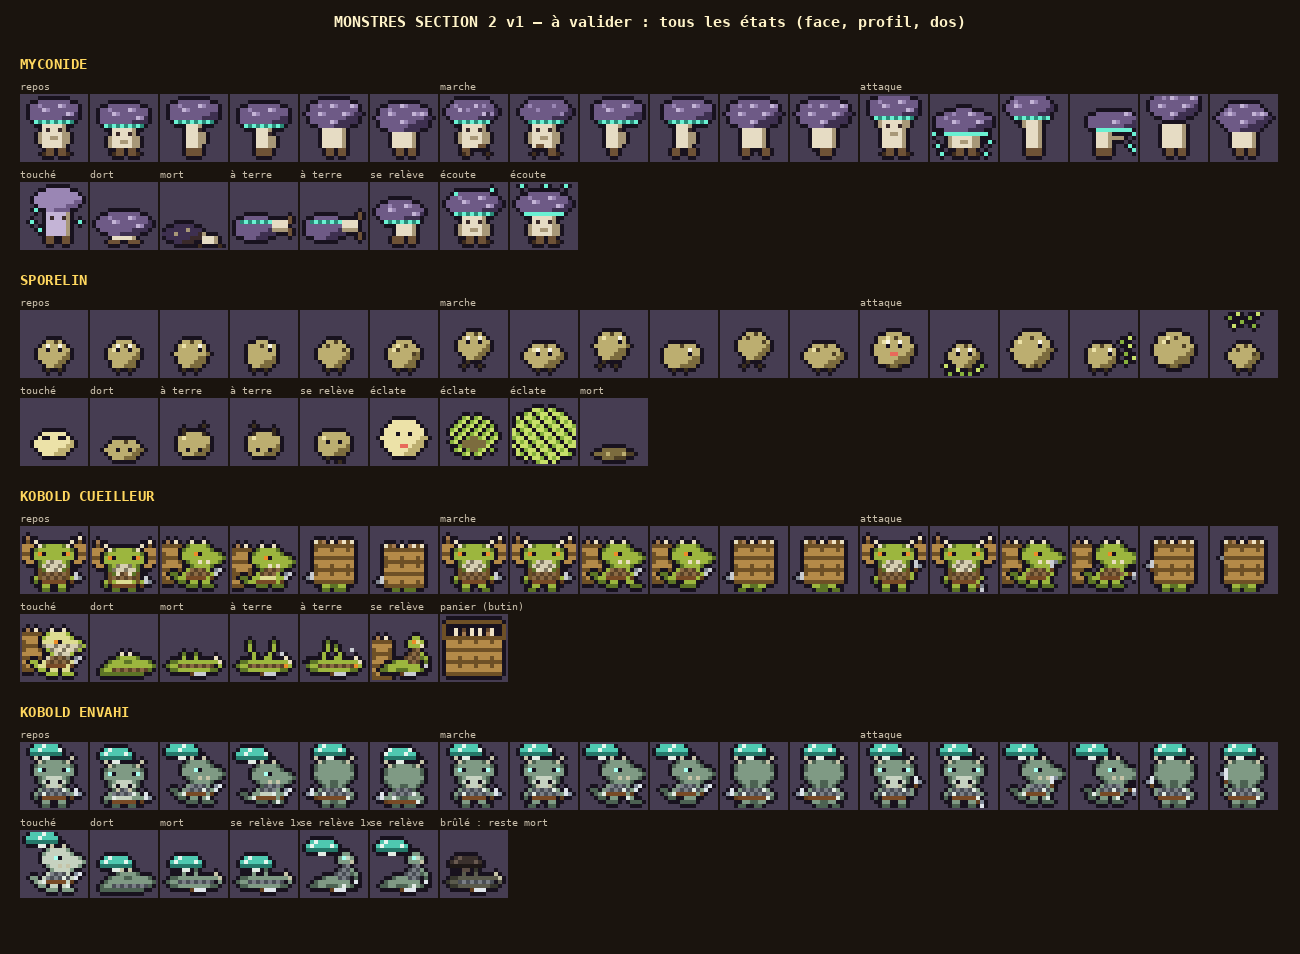

Reproduce this figure in Python.
"""Monstres de la section 2 (champignonnière), v1 — planche à valider (Thomas, 2026-11-14 : « design les sprites du top 4
des Mobs du brief. Leur comportement individuel et stratégie. Les sprites doivent couvrir tous les états »).

Le top 4 du brief (claude/BRIEF_CHAMPIGNONNIERE.md §7) : MYCONIDE, SPORELIN, KOBOLD CUEILLEUR, KOBOLD ENVAHI.
Même format que le Kobold du jeu (src/render/sprites/schrat.ts) : 16 × 16, lignes de lettres, une palette, contour sombre
« O » ajouté tout autour ; vues face (Down), profil vers la droite (Side, retourné en jeu), dos (Up).
États couverts pour chacun : repos ×2, marche ×2, attaque ×2 (dans les trois vues), touché, endormi, mort, à terre ×2,
se relève — plus les états propres (le myconide « écoute », le sporelin éclate, l'envahi se relève une fois, brûlé).
Les deux Kobolds reprennent le dessin du Kobold du jeu (on reconnaît la famille) avec masque et panier, ou champignon.

  python3 art/mobs_champi_v1.py          → art/mobs_champi_v1.png (planche) et art/mobs_champi_v1_salle.png
  python3 art/mobs_champi_v1.py export   → src/render/sprites/mobsChampi.ts (après validation)
"""
import json, math, os, re, sys
sys.path.insert(0, os.path.dirname(os.path.abspath(__file__)))
from PIL import Image, ImageDraw
from pix import font, grid, to_img, up

HERE = os.path.dirname(os.path.abspath(__file__))
SRC = open(os.path.join(HERE, "..", "src", "render", "sprites", "schrat.ts")).read()
KPAL = dict(re.findall(r'(\w): "(#[0-9a-f]{6})"', SRC[SRC.index("SCHRAT_PALETTE"):SRC.index("};")]))
ATERRE = open(os.path.join(HERE, "..", "src", "render", "sprites", "aterre.ts")).read()


def kframes(name):
    i = SRC.index(f"  {name}: [")
    j = SRC.index("\n  ],", i)
    return [re.findall(r'"([^"]+)"', blk) for blk in SRC[i:j].split("    [")[1:]]


def aterre(name):
    i = ATERRE.index(f"  {name}: [")
    j = ATERRE.index("],", i)
    return re.findall(r'"([^"]+)"', ATERRE[i:j])


# ---------------------------------------------------------------- petit outil de dessin
class G:
    """Grille 16 × 16 de lettres ; on peint l'intérieur, `done()` pose le contour sombre."""

    def __init__(self, rows=None):
        self.a = [list(r) for r in rows] if rows else [["."] * 16 for _ in range(16)]

    def p(self, x, y, c):
        x, y = int(round(x)), int(round(y))
        if 0 <= x < 16 and 0 <= y < 16:
            self.a[y][x] = c
        return self

    def get(self, x, y):
        return self.a[y][x] if 0 <= x < 16 and 0 <= y < 16 else "."

    def r(self, x, y, w, h, c):
        for yy in range(y, y + h):
            for xx in range(x, x + w):
                self.p(xx, yy, c)
        return self

    def ell(self, cx, cy, rx, ry, c, shade=None, light=None):
        """Ellipse pleine ; `shade` en bas à droite, `light` en haut à gauche."""
        for y in range(16):
            for x in range(16):
                d = ((x + 0.5 - cx) / rx) ** 2 + ((y + 0.5 - cy) / ry) ** 2
                if d <= 1:
                    k = c
                    if shade and (x + 0.5 - cx) / rx + (y + 0.5 - cy) / ry > 0.75:
                        k = shade
                    if light and (x + 0.5 - cx) / rx + (y + 0.5 - cy) / ry < -0.95 and d < 0.6:
                        k = light
                    self.p(x, y, k)
        return self

    def shift(self, dx, dy):
        b = [["."] * 16 for _ in range(16)]
        for y in range(16):
            for x in range(16):
                if self.a[y][x] != "." and 0 <= x + dx < 16 and 0 <= y + dy < 16:
                    b[y + dy][x + dx] = self.a[y][x]
        self.a = b
        return self

    def done(self):
        b = [r[:] for r in self.a]
        for y in range(16):
            for x in range(16):
                if self.a[y][x] != ".":
                    continue
                if any(self.get(x + dx, y + dy) not in (".", "O") for dx, dy in ((1, 0), (-1, 0), (0, 1), (0, -1))):
                    b[y][x] = "O"
        self.a = b
        return ["".join(r) for r in self.a]


def flip(rows):
    return [r[::-1] for r in rows]


# ---------------------------------------------------------------- 1. MYCONIDE
MYCO = {"O": "#18121e", "P": "#6e5a86", "p": "#3e3050", "Q": "#9a86b4", "S": "#c4b4d6", "W": "#e6dcc4", "w": "#a89878",
        "G": "#6af0d2", "g": "#2a8a78", "R": "#6e5236", "r": "#3e2c1e", "D": "#3a2a2a"}


def myco_cap(g, cx, cy, rx=6.4, ry=3.3, spots=((5, 3), (9, 2), (11, 4)), gills=True, glow=False):
    g.ell(cx, cy, rx, ry, "P", "p", "Q")
    # Pas de pois blancs (trop « champignon de dessin animé ») : des écailles pâles, en petits traits.
    for sx, sy in spots:
        g.p(sx + (cx - 8), sy + (cy - 4), "S").p(sx + (cx - 8) + 1, sy + (cy - 4), "Q")
    if gills:
        y = int(cy + ry - 0.6)
        for x in range(int(cx - rx + 2), int(cx + rx - 1)):
            g.p(x, y, ("G" if glow or x % 2 else "g"))


def myco_body(g, x0=5, y0=7, h=6, w=6, arms="down", feet=0):
    g.r(x0, y0, w, h, "W")
    g.r(x0 + w - 1, y0, 1, h, "w")
    g.p(x0 + 1, y0 + 1, "D").p(x0 + w - 2, y0 + 1, "D")  # deux creux à la place des yeux : il est aveugle
    g.r(x0 + 2, y0 + 3, 2, 1, "w")  # la bouche, une fente
    if arms == "down":
        g.r(x0 - 1, y0 + 2, 1, 3, "w").r(x0 + w, y0 + 2, 1, 3, "w")
    elif arms == "up":
        g.r(x0 - 1, y0 - 1, 1, 3, "w").r(x0 + w, y0 - 1, 1, 3, "w")
    elif arms == "fwd":
        g.r(x0 + w, y0 + 2, 3, 1, "w").p(x0 + w + 2, y0 + 3, "w")
    # Pieds-racines : `feet` = -1 / 0 / 1 (le pas).
    fy = y0 + h
    lx, rx_ = x0 + 1, x0 + w - 2
    g.r(lx - (1 if feet < 0 else 0), fy - (1 if feet > 0 else 0), 2, 2 if feet <= 0 else 1, "R")
    g.r(rx_ - (0 if feet > 0 else 0), fy - (1 if feet < 0 else 0), 2, 2 if feet >= 0 else 1, "R")
    g.p(lx - 1, fy + 1, "r").p(rx_ + 2, fy + 1, "r")


def myconide(state, view="Down", f=0):
    g = G()
    bob = 1 if (state == "idle" and f == 1) else 0
    if view == "Down":
        if state == "attack" and f == 0:  # il se dresse, chapeau levé, bras en l'air
            myco_body(g, 5, 6, 7, arms="up")
            myco_cap(g, 8, 3, gills=True)
        elif state == "attack":  # il s'abat : le chapeau plonge, une bouffée de spores
            myco_body(g, 5, 8, 5, arms="down")
            myco_cap(g, 8, 6.5, rx=7, ry=3.2, glow=True)
            for x, y in ((1, 12), (14, 11), (2, 14), (13, 14), (0, 9)):
                g.p(x, y, "G")
        else:
            myco_body(g, 5, 7 + bob, 6 - bob, arms="down", feet=(0 if state == "idle" else (-1 if f == 0 else 1)))
            myco_cap(g, 8 + (0 if state == "idle" else (f * 2 - 1) * 0.5), 4 + bob)
    elif view == "Side":
        lean = 1 if state == "walk" else 0
        if state == "attack" and f == 0:
            g.r(6, 6, 4, 7, "W").r(9, 6, 1, 7, "w").r(5, 5, 1, 3, "w")
            g.r(6, 13, 2, 2, "R").r(8, 13, 2, 2, "R")
            myco_cap(g, 7, 3, rx=6, gills=True, spots=((4, 3), (8, 2)))
        elif state == "attack":
            g.r(6, 8, 4, 5, "W").r(9, 8, 1, 5, "w").r(10, 10, 3, 1, "w")
            g.r(6, 13, 2, 2, "R").r(8, 13, 2, 2, "R")
            myco_cap(g, 10, 6.5, rx=6, ry=3, glow=True, spots=((8, 3), (11, 2)))
            for x, y in ((15, 9), (14, 12), (15, 13)):
                g.p(x, y, "G")
        else:
            g.r(6, 7 + bob, 4, 6 - bob, "W").r(9, 7 + bob, 1, 6 - bob, "w")
            g.p(9, 8 + bob, "D")
            g.r(10, 9 + bob, 1, 3, "w")
            step = 0 if state == "idle" else (f * 2 - 1)
            g.r(6 - step, 13, 2, 2, "R").r(8 + step, 13, 2, 2, "R")
            myco_cap(g, 8 + lean, 4 + bob, rx=6.2, spots=((5, 3), (9, 2)))
    else:  # Up : le dessus du chapeau, taché ; pas de branchies
        if state == "attack":
            ys = 2.5 if f == 0 else 5.5
            g.r(5, 7, 6, 6, "W").r(10, 7, 1, 6, "w")
            g.r(6, 13, 2, 2, "R").r(9, 13, 2, 2, "R")
            myco_cap(g, 8, ys, rx=6.6 if f else 6, ry=3.6, gills=False, spots=((4, 3), (7, 1), (10, 3), (12, 2), (7, 5)))
        else:
            g.r(5, 8 + bob, 6, 5 - bob, "W").r(10, 8 + bob, 1, 5 - bob, "w")
            step = 0 if state == "idle" else (f * 2 - 1)
            g.r(6 + step, 13, 2, 2, "R").r(9 - step, 13, 2, 2, "R")
            myco_cap(g, 8, 4.5 + bob, rx=6.6, ry=3.8, gills=False, spots=((4, 3), (7, 1), (10, 3), (12, 2), (7, 5)))
    return g.done()


def myconide_extra(name):
    g = G()
    if name == "hurt":  # secoué : penché, des spores qui tombent du chapeau
        g.r(6, 7, 6, 6, "S").r(11, 7, 1, 6, "w").p(7, 8, "D").p(10, 8, "D")
        g.r(6, 13, 2, 2, "R").r(10, 13, 2, 2, "R")
        g.ell(9, 4, 6.2, 3, "Q", "P")
        for x, y in ((2, 9), (4, 11), (14, 9), (3, 6)):
            g.p(x, y, "G")
    elif name == "sleep":  # enraciné, chapeau baissé jusqu'au sol, branchies éteintes
        g.r(5, 11, 6, 3, "W").r(10, 11, 1, 3, "w")
        g.r(4, 14, 3, 1, "R").r(9, 14, 3, 1, "R")
        myco_cap(g, 8, 10, rx=7, ry=3, gills=False)
    elif name == "dead":  # le chapeau tombé de côté, le pied cassé
        g.ell(5.5, 12.5, 5, 2.4, "p", "D")
        g.p(3, 12, "w").p(6, 11, "w")
        g.r(10, 13, 4, 2, "W").r(13, 13, 1, 2, "w").p(10, 12, "w")
        g.p(14, 15, "r").p(9, 15, "r")
    elif name in ("listen0", "listen1"):  # il « écoute » le sol : le chapeau s'incline, les branchies s'allument par vagues
        myco_body(g, 5, 8, 5, arms="down")
        myco_cap(g, 8, 5, rx=6.8, glow=(name == "listen1"))
        for x, y in (((3, 2), (12, 1)) if name == "listen0" else ((2, 0), (13, 0), (8, 0))):
            g.p(x, y, "G")
    elif name in ("prone0", "prone1"):  # renversé sur le dos : on voit les branchies, les racines pédalent
        g.ell(6, 11, 5.5, 3, "P", "p")
        for x in range(2, 11):
            g.p(x, 9, "G" if x % 2 else "g")
        g.r(10, 9, 4, 3, "W").r(10, 11, 4, 1, "w")
        k = 0 if name == "prone0" else 1
        g.r(14, 8 - k, 1, 2, "R").r(14, 11 + k, 1, 2, "R")
    elif name == "getUp":
        g.r(6, 9, 5, 4, "W").r(10, 9, 1, 4, "w")
        g.r(5, 13, 3, 2, "R").r(9, 13, 2, 2, "R")
        myco_cap(g, 7, 7, rx=6, ry=2.8, gills=True)
    return g.done()


# ---------------------------------------------------------------- 2. SPORELIN
SPOR = {"O": "#18121e", "B": "#bcae70", "b": "#7c6c3e", "H": "#ece2a8", "E": "#1a1420", "e": "#f8f6e8", "k": "#4e4026",
        "L": "#3a2e1e", "Y": "#c8e06a", "y": "#86b03c", "M": "#e86a5a"}


def sporelin(state, view="Down", f=0):
    g = G()
    hop = -2 if (state == "walk" and f == 0) else 0
    squash = state == "walk" and f == 1
    cy = 10.5 + hop + (0.5 if squash else 0)
    rx, ry = (4.6, 3.3) if squash else (4, 3.8)
    if state == "attack":
        rx, ry, cy = (5, 4.4, 9.5) if f == 0 else (3.7, 3.3, 11)
    if state == "idle" and f == 1:
        ry, cy = 3.6, 10.7
    cx = 8 if view != "Side" else 7.5
    g.ell(cx, cy, rx, ry, "B", "b", "H")
    top = int(cy - ry)
    g.p(int(cx), top + 1, "k")  # le pore au sommet
    if view == "Down":
        ey = int(cy) - 1
        g.p(int(cx) - 2, ey, "E").p(int(cx) + 1, ey, "E").p(int(cx) - 2, ey - 1, "e").p(int(cx) + 1, ey - 1, "e")
        if state == "attack" and f == 0:
            g.r(int(cx) - 1, ey + 2, 2, 1, "M")  # il gonfle les joues
    elif view == "Side":
        ey = int(cy) - 1
        g.p(int(cx) + 2, ey, "E").p(int(cx) + 2, ey - 1, "e")
    else:
        g.p(int(cx) - 2, top + 2, "k").p(int(cx) + 2, top + 3, "k")  # des pores sur le dos
    # Pattes
    by = int(cy + ry)
    if hop == 0:
        g.p(int(cx) - 2, by, "L").p(int(cx) + 1, by, "L")
    else:
        g.p(int(cx) - 2, by, "L").p(int(cx) + 1, by + 1, "L").p(int(cx) - 3, by + 1, "L")
    if state == "attack" and f == 1:  # la bouffée vers l'avant (vers le bas en face, la droite de profil)
        pts = ((4, 1), (6, 0), (9, 1), (11, 0), (7, 2), (5, 3), (10, 3)) if view == "Up" else \
              ((12, 7), (14, 8), (13, 10), (15, 11), (13, 12), (14, 6)) if view == "Side" else \
              ((4, 15), (6, 14), (9, 15), (11, 14), (7, 15), (3, 13), (12, 13))
        for i, (x, y) in enumerate(pts):
            g.p(x, y, "Y" if i % 2 else "y")
    return g.done()


def sporelin_extra(name):
    g = G()
    if name == "hurt":
        g.ell(8, 11, 4.8, 3, "H", "B")
        g.r(5, 9, 2, 1, "E").r(9, 9, 2, 1, "E")  # yeux plissés
    elif name == "sleep":
        g.ell(8, 12.5, 4.6, 2.6, "B", "b")
        g.r(6, 12, 1, 1, "E").r(9, 12, 1, 1, "E")
        g.p(8, 10, "k")
    elif name.startswith("burst"):  # il éclate en nuage à sa mort (3 images), puis la peau vide
        k = int(name[-1])
        if k == 0:
            g.ell(8, 9.5, 5.5, 5, "H", "B")
            g.p(6, 8, "E").p(9, 8, "E").r(7, 11, 2, 1, "M")
        else:
            rr = 4 + k * 2.2
            for y in range(16):
                for x in range(16):
                    d = ((x + 0.5 - 8) / rr) ** 2 + ((y + 0.5 - 9) / (rr * 0.85)) ** 2
                    if d <= 1 and (x * 7 + y * 13 + k) % (3 if k == 1 else 4) != 0:
                        g.p(x, y, "Y" if (x + y) % 3 else "y")
            if k == 1:
                g.ell(8, 11, 3, 1.6, "b")
    elif name == "dead":
        g.ell(8, 13.5, 4.6, 1.5, "b", "k")
        g.p(6, 13, "B").p(10, 13, "B")
    elif name in ("prone0", "prone1"):
        g.ell(8, 11, 4.2, 3.4, "B", "b", "H")
        k = 0 if name == "prone0" else 1
        g.p(5, 7 - k, "L").p(10, 7 + k - 1, "L").p(5, 8, "L").p(10, 8, "L")
        g.p(6, 12, "E").p(9, 12, "E")
    elif name == "getUp":
        g.ell(8, 11, 4.2, 3.5, "B", "b", "H")
        g.p(6, 10, "E").p(9, 10, "E").p(6, 14, "L").p(9, 15, "L")
    return g.done()


# ---------------------------------------------------------------- 3. KOBOLD CUEILLEUR (masque, panier, serpette)
CUEIL = {**KPAL, "C": "#8a6a44", "c": "#5a4228", "M": "#c9ccd2", "m": "#7e8590", "X": "#d6ceb2", "x": "#7e7660",
         "V": "#b48a48", "v": "#6e5026", "A": "#9cb63e", "a": "#5c7426", "S": "#efe2c4", "N": "#a47a4e", "n": "#64462c"}


def mask(rows, y0=7, y1=10):
    g = G(rows)
    for y in range(y0, y1 + 1):
        for x in range(16):
            if g.a[y][x] in ("L", "K") and not (y <= 7 and g.a[y][x] == "K"):
                g.a[y][x] = "x" if (x + y) % 3 == 0 else "X"
    return g


def basket_back(g, view, dy=0):
    """La hotte d'osier (Thomas, 2026-11-15 : « augmente la taille du panier ») : grande, elle dépasse de la tête et des
    épaules ; tressée (lignes claires et sombres), des morilles cueillies dépassent du bord."""
    def weave(x0, y0, w, h):
        for y in range(y0, y0 + h):
            for x in range(x0, x0 + w):
                if g.get(x, y) == "." or view == "Up":
                    g.p(x, y, "v" if (y - y0) % 3 == 0 else ("V" if (x + y) % 2 else "v" if (x - x0) % 4 == 0 else "V"))
    if view == "Up":
        # De dos : la hotte couvre le dos, des épaules aux reins, et dépasse au-dessus de la tête.
        weave(3, 4 + dy, 10, 10)
        g.r(3, 4 + dy, 10, 1, "v")
        g.p(5, 3 + dy, "N").p(7, 3 + dy, "S").p(9, 3 + dy, "N").p(10, 3 + dy, "S")
        g.p(4, 3 + dy, "v").p(11, 3 + dy, "v")
    elif view == "Side":
        # De profil (il regarde à droite) : la hotte derrière lui, haute et large.
        weave(0, 4 + dy, 5, 10)
        g.p(1, 3 + dy, "N").p(3, 3 + dy, "S")
    else:
        # De face : les sangles sur les épaules, et le haut de la hotte qui dépasse de part et d'autre de la tête.
        for y in (10 + dy, 11 + dy, 12 + dy):
            for x in (4, 11):
                if g.a[y][x] != ".":
                    g.a[y][x] = "v"
        for x in list(range(0, 4)) + list(range(12, 16)):
            for y in range(3 + dy, 9 + dy):
                if g.a[y][x] == "." and not (x in (0, 15) and y in (3 + dy, 8 + dy)):
                    g.p(x, y, "v" if (y - dy) % 3 == 0 else "V")
        g.p(1, 2 + dy, "N").p(14, 2 + dy, "S")


def kobold_variant(rows, view, kind):
    top = next(y for y, r in enumerate(rows) if r.strip("."))
    if kind == "cueilleur":
        g = mask(rows, top + 5, top + 8)
        g2 = G()
        g2.a = [r[:] for r in g.a]
        if view == "Up":
            basket_back(g2, "Up", top - 2)
        elif view == "Side":
            basket_back(g2, "Side", top - 2)
        else:
            basket_back(g2, "Down", top - 2)
        return g2.done()
    # envahi : un champignon bleu-vert lui pousse sur le crâne, des fils de mycélium sur le corps
    g = G(rows)
    off = {"Down": 6, "Side": 5, "Up": 7}[view]
    for y in range(16):
        for x in range(16):
            d = ((x + 0.5 - off) / 4.2) ** 2 + ((y + 0.5 - (top - 0.2)) / 2.0) ** 2
            if d <= 1 and y < top + 1:
                g.p(x, y, "n" if y == top else ("N" if (x + y) % 5 else "S"))
    g.p(off, top + 1, "F").p(off - 1, top + 1, "F")
    for x, y in ((5, top + 10), (10, top + 9), (11, top + 11)):
        if g.get(x, y) in "CcAaLH":
            g.p(x, y, "F")
    a = ["".join(r) for r in g.a]
    # contour du chapeau
    g3 = G()
    g3.a = [list(r) for r in a]
    for y in range(16):
        for x in range(16):
            if g3.a[y][x] == "." and any(g3.get(x + dx, y + dy) in "NnS" for dx, dy in ((1, 0), (-1, 0), (0, 1), (0, -1))):
                g3.a[y][x] = "O"
    return ["".join(r) for r in g3.a]


ENV = {**KPAL, "A": "#7f9a84", "a": "#4c6252", "Y": "#a8fff0", "L": "#c6d2c0", "C": "#7a7f86", "c": "#4a4e56",
       "N": "#4ec8b0", "n": "#25786a", "S": "#e6f6ee", "F": "#e2ece4", "T": "#c6c4a8"}
ENV_BURNT = {**ENV, "N": "#3a302c", "n": "#1e1816", "S": "#6a5a50", "F": "#5a4c44", "A": "#5a5a4c", "a": "#36362c"}


def kobold_set(kind):
    out = {}
    for st, nm in (("idle", "idle"), ("walk", "walk"), ("attack", "stab")):
        for v in ("Down", "Side", "Up"):
            for f, rows in enumerate(kframes(f"{nm}{v}")):
                out[f"{st}{v}{f}"] = kobold_variant(rows, v, kind)
    out["hurt"] = kobold_variant(kframes("hurt")[0], "Side", kind)
    out["sleep"] = kobold_variant(kframes("sleep")[0], "Down", kind) if kind == "envahi" else mask(kframes("sleep")[0], 9, 12).done()
    out["dead"] = kobold_variant(kframes("dead")[0], "Down", kind) if kind == "envahi" else kframes("dead")[0]
    out["prone0"] = aterre("prone0")
    out["prone1"] = aterre("prone1")
    out["getUp"] = kobold_variant(aterre("getUp"), "Side", kind)
    if kind == "cueilleur":
        # Le panier tombé (butin), plus grand (Thomas, 2026-11-15) : la hotte couchée, pleine de morilles.
        g = G()
        for y in range(5, 15):
            for x in range(1, 15):
                g.p(x, y, "v" if (y - 5) % 3 == 0 else ("V" if (x + y) % 2 else "v" if x % 4 == 0 else "V"))
        g.r(1, 5, 14, 1, "v").r(1, 14, 14, 1, "v")
        g.r(0, 2, 1, 4, "v").r(15, 2, 1, 4, "v").r(1, 1, 14, 1, "v")  # l'anse
        for x, c in ((3, "S"), (5, "N"), (7, "S"), (9, "S"), (11, "N"), (12, "S")):
            g.p(x, 4, c).p(x, 3, c if c == "S" else "n")
        out["basket"] = g.done()
    else:
        # Il se relève UNE fois (le champignon le remet debout), sauf s'il a brûlé.
        dead = kframes("dead")[0]
        out["rise0"] = kobold_variant(dead, "Down", kind)
        out["rise1"] = out["getUp"]
    return out


def all_sets():
    myco = {}
    for st in ("idle", "walk", "attack"):
        for v in ("Down", "Side", "Up"):
            for f in (0, 1):
                myco[f"{st}{v}{f}"] = myconide(st, v, f)
    for n in ("hurt", "sleep", "dead", "prone0", "prone1", "getUp", "listen0", "listen1"):
        myco[n] = myconide_extra(n)
    spor = {}
    for st in ("idle", "walk", "attack"):
        for v in ("Down", "Side", "Up"):
            for f in (0, 1):
                spor[f"{st}{v}{f}"] = sporelin(st, v, f)
    for n in ("hurt", "sleep", "dead", "prone0", "prone1", "getUp", "burst0", "burst1", "burst2"):
        spor[n] = sporelin_extra(n)
    return {"myconide": (myco, MYCO), "sporelin": (spor, SPOR), "cueilleur": (kobold_set("cueilleur"), CUEIL),
            "envahi": (kobold_set("envahi"), ENV)}


def img(rows, pal):
    im = Image.new("RGBA", (16, 16))
    for y, r in enumerate(rows):
        for x, c in enumerate(r):
            if c != ".":
                h = pal[c]
                im.putpixel((x, y), (int(h[1:3], 16), int(h[3:5], 16), int(h[5:7], 16), 255))
    return im


NAMES = {"myconide": "MYCONIDE", "sporelin": "SPORELIN", "cueilleur": "KOBOLD CUEILLEUR", "envahi": "KOBOLD ENVAHI"}


def sheet(sets):
    S = 4
    cell = 16 * S + 6
    groups = [("repos", "idle"), ("marche", "walk"), ("attaque", "attack")]
    extras = {"myconide": ["hurt", "sleep", "dead", "prone0", "prone1", "getUp", "listen0", "listen1"],
              "sporelin": ["hurt", "sleep", "prone0", "prone1", "getUp", "burst0", "burst1", "burst2", "dead"],
              "cueilleur": ["hurt", "sleep", "dead", "prone0", "prone1", "getUp", "basket"],
              "envahi": ["hurt", "sleep", "dead", "rise0", "rise1", "getUp", "deadBurnt"]}
    labels = {"hurt": "touché", "sleep": "dort", "dead": "mort", "prone0": "à terre", "prone1": "à terre", "getUp": "se relève",
              "listen0": "écoute", "listen1": "écoute", "burst0": "éclate", "burst1": "éclate", "burst2": "éclate", "basket": "panier (butin)",
              "rise0": "se relève 1×", "rise1": "se relève 1×", "deadBurnt": "brûlé : reste mort"}
    blockW = 20 + 18 * cell + 20
    W = blockW
    H = 50 + len(sets) * (40 + 2 * (cell + 18) + 10)
    sh = Image.new("RGB", (W, H), (26, 20, 14))
    d = ImageDraw.Draw(sh)
    d.text((W // 2, 22), "MONSTRES SECTION 2 v1 — à valider : tous les états (face, profil, dos)", fill=(255, 243, 200), font=font(15), anchor="mm")
    y = 50
    for key, (frames, pal) in sets.items():
        d.text((20, y + 6), NAMES[key], fill=(255, 215, 94), font=font(14))
        y += 30
        x = 20
        for gl, st in groups:
            d.text((x, y), gl, fill=(200, 190, 170), font=font(10, False))
            for v in ("Down", "Side", "Up"):
                for f in (0, 1):
                    bg = Image.new("RGB", (16 * S + 4, 16 * S + 4), (70, 61, 82))
                    bg.paste(up(img(frames[f"{st}{v}{f}"], pal), S), (2, 2), up(img(frames[f"{st}{v}{f}"], pal), S))
                    sh.paste(bg, (x, y + 14))
                    x += cell
            x += 0
        y += cell + 18
        x = 20
        for n in extras[key]:
            rows = frames.get(n)
            p = pal
            if n == "deadBurnt":
                rows, p = frames["dead"], ENV_BURNT
            bg = Image.new("RGB", (16 * S + 4, 16 * S + 4), (70, 61, 82))
            im = up(img(rows, p), S)
            bg.paste(im, (2, 2), im)
            sh.paste(bg, (x, y + 14))
            d.text((x, y), labels[n], fill=(200, 190, 170), font=font(10, False))
            x += cell
        y += cell + 28
    return sh


def room(sets):
    from champi_sols_v1 import floor_cobbles
    W, H = 10 * 16, 5 * 16
    xs, ys = grid(W, H)
    im = to_img(floor_cobbles(xs, ys)).convert("RGBA")
    spots = [("myconide", "idleDown0", 2, 1), ("myconide", "listen1", 4, 2), ("sporelin", "idleDown0", 6, 1), ("sporelin", "walkSide0", 7, 3),
             ("cueilleur", "idleDown0", 3, 3), ("cueilleur", "basket", 1, 3), ("envahi", "idleSide0", 8, 2), ("sporelin", "burst2", 5, 4)]
    for key, n, cx, cy in spots:
        frames, pal = sets[key]
        sp = img(frames[n], pal)
        im.alpha_composite(sp, (cx * 16, cy * 16))
    return im


def export(sets):
    out = ["// FICHIER GÉNÉRÉ par art/mobs_champi_v1.py export : ne pas modifier à la main.",
           "/** Monstres de la section 2 (planche art/mobs_champi_v1.png) : myconide, sporelin, Kobold cueilleur, Kobold envahi. */",
           "export const MOBS_CHAMPI: Record<string, { palette: Record<string, string>; frames: Record<string, readonly string[]> }> = {"]
    for key, (frames, pal) in sets.items():
        out.append(f"  {key}: {{ palette: {json.dumps(pal)}, frames: {{")
        for n, rows in frames.items():
            out.append(f"    {n}: {json.dumps(rows)},")
        out.append("  } },")
    out.append("};")
    open(os.path.join(HERE, "..", "src", "render", "sprites", "mobsChampi.ts"), "w").write("\n".join(out) + "\n")


if __name__ == "__main__":
    sets = all_sets()
    if len(sys.argv) > 1 and sys.argv[1] == "export":
        export(sets)
    else:
        sheet(sets).save(os.path.join(HERE, "mobs_champi_v1.png"))
        up(room(sets).convert("RGB"), 4).save(os.path.join(HERE, "mobs_champi_v1_salle.png"))
        print("ok")
